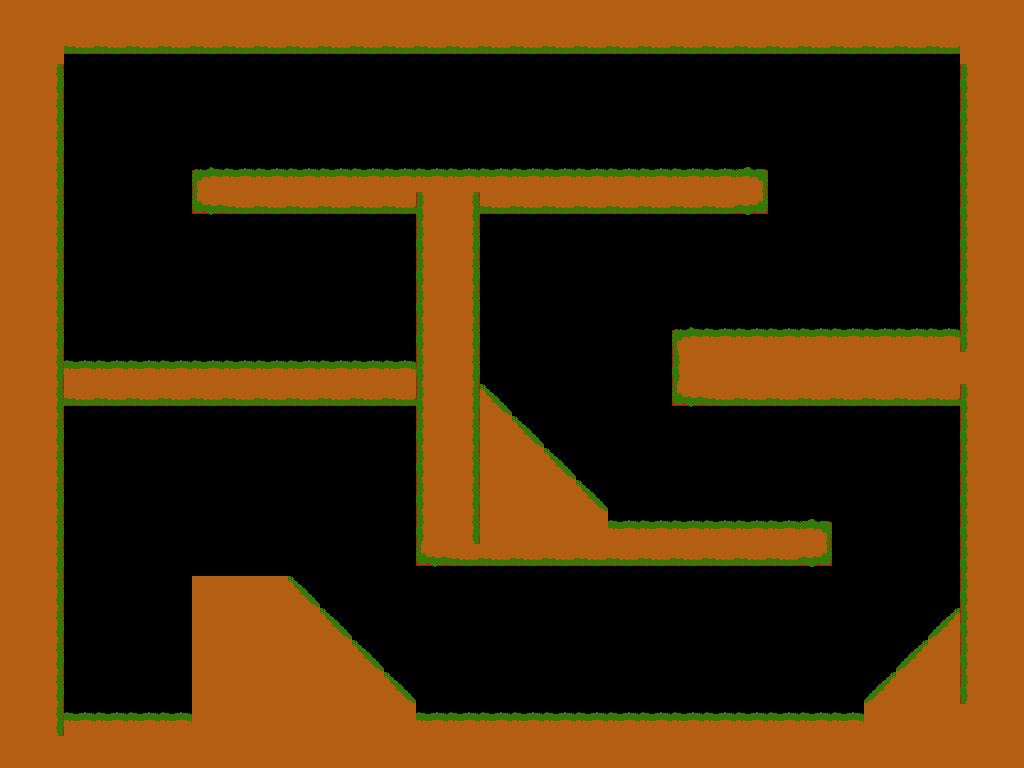

This game map was drawn from its Tiled (.tmx) file and the tilesets committed beside it. A one-line description and the trimmed map source follow:
An orthogonal 32x24 tile map with 32x32 px tiles, 2 tile layers (collision, tiles), 2 tilesets.

<map version="1.0" orientation="orthogonal" width="32" height="24" tilewidth="32" tileheight="32">
 <tileset firstgid="1" name="collision" tilewidth="32" tileheight="32">
  <image source="../TileSet/collision.png" trans="ff00ff" width="160" height="32" />
 </tileset>
 <tileset firstgid="6" name="grass" tilewidth="32" tileheight="32">
  <image source="../TileSet/grassTileset.png" trans="ff00ff" width="192" height="96" />
 </tileset>
 <layer name="collision" width="32" height="24">
  <data>[768 cells, 375 non-empty, 5 distinct tile ids]</data>
 </layer>
 <layer name="tiles" width="32" height="24">
  <data>[768 cells, 375 non-empty, 12 distinct tile ids]</data>
 </layer>
</map>